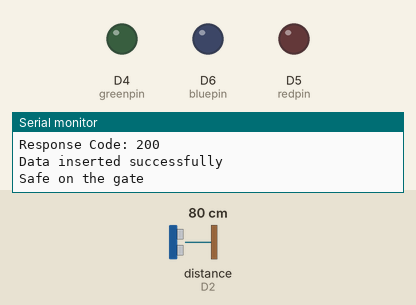
This sketch was run on a simulated ESP8266 (NodeMCU). On the bench: output pins drawn as LEDs (lit = HIGH), the last lines printed to the serial monitor. Wiring (inferred from the names in the program): ultrasonic range finder: trigger D1; echo D2. The test bench sets the inputs (shaded band); at power-on: distance to the obstacle (sensor on D2) 80 cm. The echo pulse lasts 58.3 µs per cm; WiFi joins after 1.5 s; servers stay silent unless stated; uploads are accepted with an empty reply; pins used as bus, display or sensor lines are not drawn.

Above: at 2.7 s.
2.8 s: distance to the obstacle (sensor on D2) set to 66 cm
4.3 s: distance to the obstacle (sensor on D2) set to 57 cm
At 5.7 s:
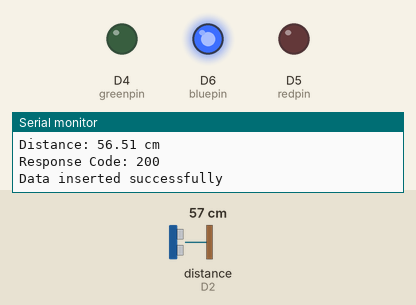
6.0 s: distance to the obstacle (sensor on D2) set to 45 cm
8.0 s: distance to the obstacle (sensor on D2) set to 38 cm
At 9.9 s:
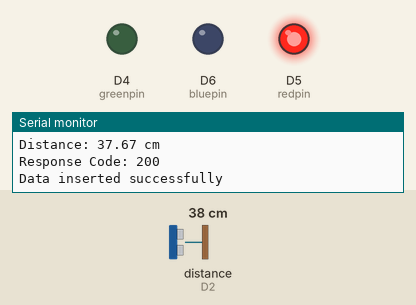
10.6 s: distance to the obstacle (sensor on D2) set to 23 cm
12.5 s: distance to the obstacle (sensor on D2) set to 18 cm
At 14.8 s:
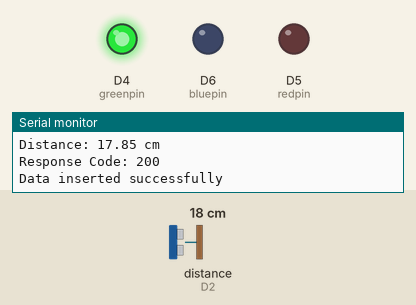
Timing chart, 0 to 16.0 s (numbered marks = the images above; inputs shaded):
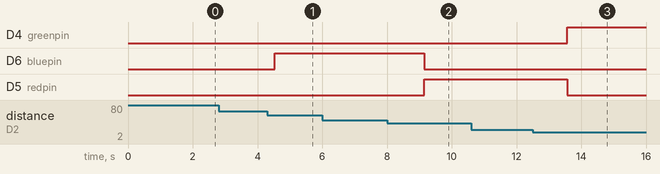

The sketch:

benisara.ino
```cpp
#include <ArduinoJson.h>
#include <ESP8266WiFi.h>
#include <ESP8266HTTPClient.h>

const char* servername = "http://192.168.0.164/BeniSara/insert.php";
const char* ssid = "ange";
const char* pass = "1234567890";

#define trigpin D1
#define echopin D2
#define bluepin D6
#define redpin D5
#define greenpin D4

void setup() {
  Serial.begin(9600);

  pinMode(trigpin, OUTPUT);
  pinMode(echopin, INPUT);

  pinMode(greenpin, OUTPUT);
  pinMode(bluepin, OUTPUT);
  pinMode(redpin, OUTPUT);

  WiFi.begin(ssid, pass);

  Serial.print("Connecting to WiFi");

  while (WiFi.status() != WL_CONNECTED) {
    delay(500);
    Serial.print(".");
  }

  Serial.println("\nConnected to WiFi");
  Serial.print("IP Address: ");
  Serial.println(WiFi.localIP());
}

void loop() {

  // Send ultrasonic signal
  digitalWrite(trigpin, LOW);
  delayMicroseconds(2);

  digitalWrite(trigpin, HIGH);
  delayMicroseconds(10);

  digitalWrite(trigpin, LOW);

  // Read echo
  long duration = pulseIn(echopin, HIGH);

  // Calculate distance
  float distance = duration * 0.034 / 2;

  Serial.print("Distance: ");
  Serial.print(distance);
  Serial.println(" cm");

  // Check WiFi connection
  if (WiFi.status() == WL_CONNECTED) {

    WiFiClient client;
    HTTPClient http;

    http.begin(client, servername);

    http.addHeader("Content-Type", "application/json");

    // Create JSON document
    StaticJsonDocument<200> Benitha;

    Benitha["device_name"] = "esp8266";
    Benitha["intera"] = distance;

    String jsondoc;

    serializeJson(Benitha, jsondoc);

    // Send POST request
    int responsecode = http.POST(jsondoc);

    Serial.print("Response Code: ");
    Serial.println(responsecode);

    if (responsecode > 0) {
      Serial.println("Data inserted successfully");
    } else {
      Serial.println("Server failed");
    }

    http.end();

  } else {
    Serial.println("Failed to connect to WiFi");
  }

  // LED conditions
  digitalWrite(greenpin, LOW);
  digitalWrite(bluepin, LOW);
  digitalWrite(redpin, LOW);

  if (distance <= 20) {
    digitalWrite(greenpin, HIGH);
     digitalWrite(bluepin, LOW);
     digitalWrite(redpin, LOW);
    delay(350);

  } else if (distance <= 40) {
    digitalWrite(redpin, HIGH);
    digitalWrite(bluepin, LOW);
    digitalWrite(greenpin, LOW);
    delay(400);

  } else if (distance <= 60) {
    digitalWrite(greenpin, LOW);
    digitalWrite(bluepin, HIGH);
    digitalWrite(redpin, LOW);
    delay(450);

  } else {
    Serial.println("Safe on the gate");
  }

  delay(500);
}
```

Measured:
- the behaviour switches between 61 and 60 cm on distance to the obstacle (sensor on D2) (found by bisection; images 0 and 1)
- the behaviour switches between 41 and 40 cm on distance to the obstacle (sensor on D2) (found by bisection; images 1 and 2)
- the behaviour switches between 21 and 20 cm on distance to the obstacle (sensor on D2) (found by bisection; images 2 and 3)
- after the input at 4.3 s, D6 (bluepin): LOW → HIGH after 0.24 s
- after the input at 8.0 s, D6 (bluepin): HIGH → LOW after 1.2 s; D5 (redpin): LOW → HIGH after 1.2 s
- after the input at 12.5 s, D4 (greenpin): LOW → HIGH after 1.1 s; D5 (redpin): HIGH → LOW after 1.1 s
